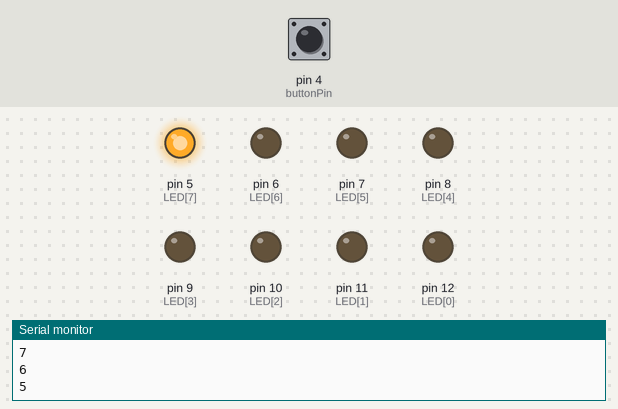
The sketch below on a simulated Arduino Uno, built with avr-gcc and run on an emulated ATmega328P. Parts: output pins drawn as LEDs (lit = HIGH), the last lines printed to the serial monitor. Inputs (shaded band) come from the test bench; at power-on: pin 4 (buttonPin) HIGH.

Above: at 1.2 s.
1.3 s: pin 4 (buttonPin) pulled LOW for 3.2 s
At 2.5 s:
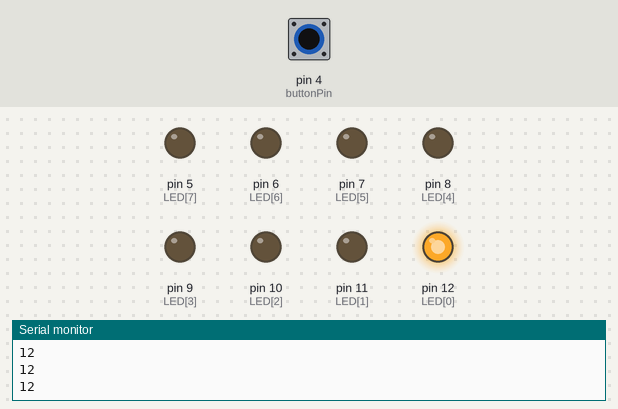
7.5 s: pin 4 (buttonPin) pulled LOW for 0.15 s
At 7.9 s:
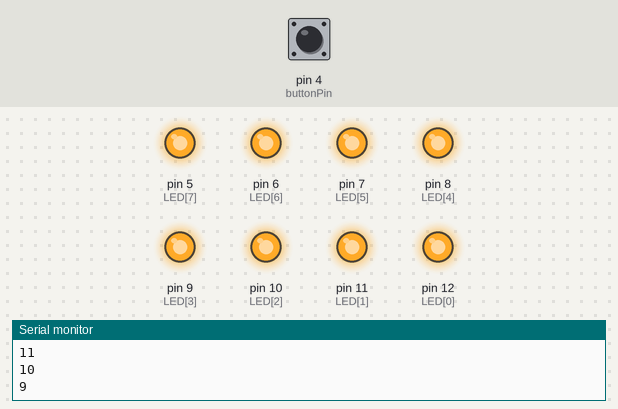
Timing chart, 0 to 16.5 s (numbered marks = the images above; inputs shaded):
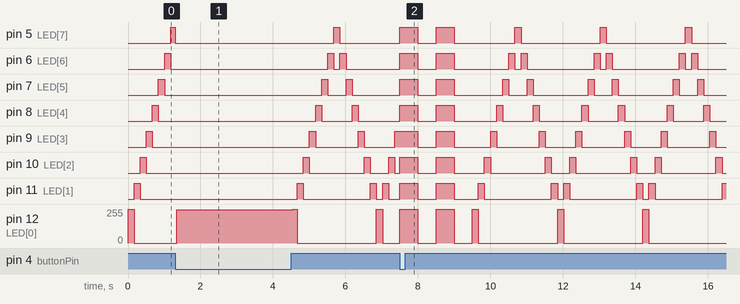

The sketch:

game_code.ino
```cpp
// program for
#define NUM_LEDS 8
uint8_t LED[]={
  12, // red
  11, // yellow
  10, // yellow
  9,  // green
  8,  // green
  7,  // yellow
  6,  // yellow
  5   // red
};
uint8_t buttonPin = 4;
int iii, jjj;
uint32_t start_interval = 50000;
uint32_t current_interval = start_interval;

void setup() {
  // put your setup code here, to run once:

  for (iii=0; iii<NUM_LEDS; iii++)
    { pinMode(LED[iii], OUTPUT); }

  pinMode(buttonPin, INPUT);
  digitalWrite(buttonPin, HIGH); // enable pullup

  Serial.begin(9600); // debugging
}

// starts round of scrolling LEDs with delay between LED switching
//   at interval clock cycles (ish)
// returns the LED# that was on when button pressed
uint8_t led_game(uint32_t interval)
{
  // initialize as off
  for (iii=0; iii<NUM_LEDS; iii++)
  {
    digitalWrite(LED[iii], LOW);
  }

  while (1)
  {
    // scroll one way
    for (iii=0; iii<NUM_LEDS; iii++)
    {
      if (iii) {digitalWrite(LED[iii-1], LOW);}
      digitalWrite(LED[iii], HIGH);
      Serial.println(LED[iii]);
      for (jjj=0; jjj<interval; jjj++)
      {
        if (!digitalRead(buttonPin)) {return iii;} // return LED#
        //_delay_us(100);
      }
    }
    digitalWrite(LED[NUM_LEDS-1], LOW); // remove?
    // scroll the other way
    for (iii=1; iii<NUM_LEDS-1; iii++)
    {
      if (iii<NUM_LEDS-1) {digitalWrite(LED[NUM_LEDS-iii], LOW);}
      digitalWrite(LED[NUM_LEDS-iii-1], HIGH);
      Serial.println(LED[NUM_LEDS-iii-1]);
      for (jjj=0; jjj<interval; jjj++)
      {
        if (!digitalRead(buttonPin)) {return iii;} // return LED#
        //_delay_us(100);
      }
    }
    digitalWrite(LED[1], LOW); //remove?
  }
}

void success_flash(void)
{
    for (iii=0; iii<NUM_LEDS; iii++)
    { digitalWrite(LED[iii], HIGH); }
    delay(500);
    for (iii=0; iii<NUM_LEDS; iii++)
    { digitalWrite(LED[iii], LOW); }
    delay(500);
    for (iii=0; iii<NUM_LEDS; iii++)
    { digitalWrite(LED[iii], HIGH); }
    delay(500);
    for (iii=0; iii<NUM_LEDS; iii++)
    { digitalWrite(LED[iii], LOW); }
    delay(500);
}

void loop() {

  // flash all if in green
  uint8_t LED_pressed = led_game(start_interval);

  if (LED_pressed==3 || LED_pressed == 4) // green
  {
    success_flash();
    bool win = 1;
    while (win)
    {
      current_interval *= 0.75;
      LED_pressed = led_game(current_interval);
      if (LED_pressed==3 || LED_pressed == 4) {win=1;}
      else {win=0;}
      if (win) {success_flash();}
    }
    current_interval = start_interval;
  }
}
```
